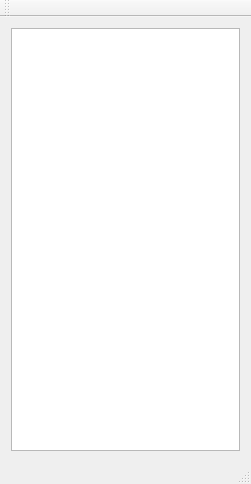
<?xml version="1.0" encoding="UTF-8"?>
<ui version="4.0">
 <class>MainWindow</class>
 <widget class="QMainWindow" name="MainWindow">
  <property name="geometry">
   <rect>
    <x>0</x>
    <y>0</y>
    <width>251</width>
    <height>484</height>
   </rect>
  </property>
  <property name="windowTitle">
   <string>MainWindow</string>
  </property>
  <widget class="QWidget" name="centralWidget">
   <layout class="QGridLayout" name="gridLayout">
    <item row="0" column="0">
     <widget class="CustomListView" name="listView"/>
    </item>
   </layout>
  </widget>
  <widget class="QMenuBar" name="menuBar">
   <property name="geometry">
    <rect>
     <x>0</x>
     <y>0</y>
     <width>251</width>
     <height>19</height>
    </rect>
   </property>
  </widget>
  <widget class="QToolBar" name="mainToolBar">
   <attribute name="toolBarArea">
    <enum>TopToolBarArea</enum>
   </attribute>
   <attribute name="toolBarBreak">
    <bool>false</bool>
   </attribute>
  </widget>
  <widget class="QStatusBar" name="statusBar"/>
 </widget>
 <layoutdefault spacing="6" margin="11"/>
 <customwidgets>
  <customwidget>
   <class>CustomListView</class>
   <extends>QListView</extends>
   <header>customlistview.h</header>
  </customwidget>
 </customwidgets>
 <resources/>
 <connections/>
</ui>
